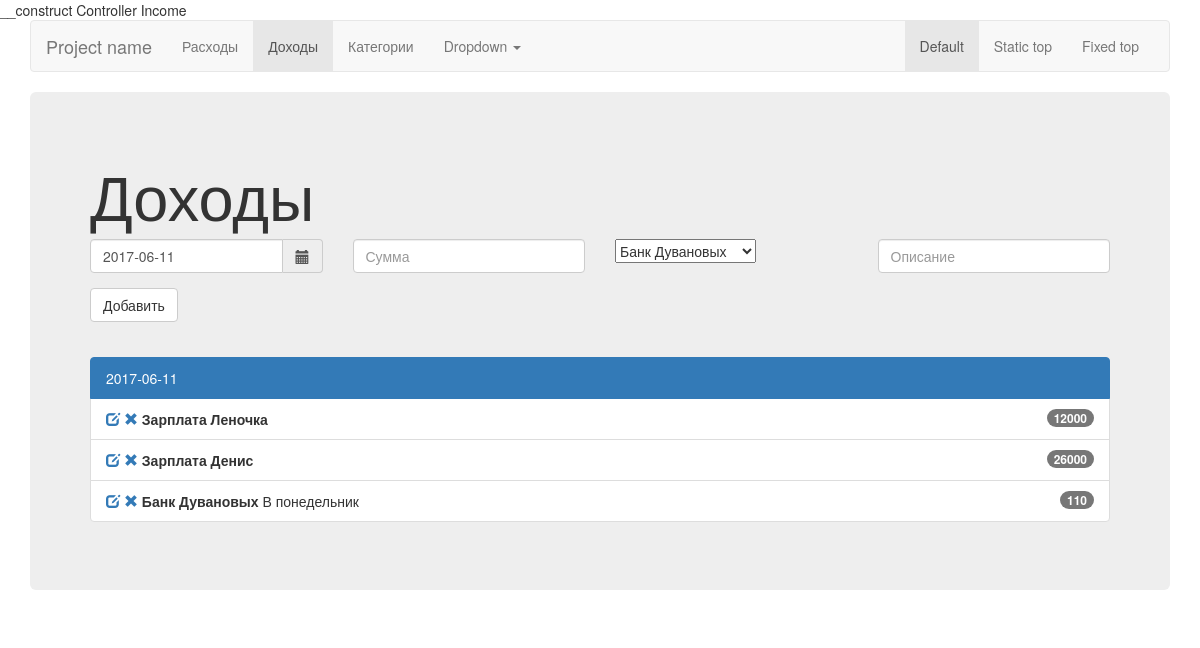
/Income, run on the app's committed database.
### tables this page shows
CREATE TABLE `income` (
  `id` int(11) NOT NULL,
  `amount` int(11) NOT NULL,
  `description` varchar(256) NOT NULL,
  `category_id` int(11) NOT NULL,
  `date` date NOT NULL
);

CREATE TABLE `category` (
  `id` int(11) NOT NULL,
  `name` varchar(128) NOT NULL,
  `type` varchar(128) NOT NULL DEFAULT 'Pay'
);

### Controllers/Income.php (called while the page is built, shortened)
<?php
class Income
    extends Controller
{
    private $M_Income;
    function __construct()
    {
        $this->M_Income = new M_Income();
    }
    function index()
    {
        $data['incomes'] = $this->M_Income->getAll();
        $data['categories'] =  (new M_Category())->getAll('Income');
        $this->render($data);
    }
}

### Controllers/Controller.php (called while the page is built, shortened)
<?php
abstract class Controller
{
    protected $main_teamplate;
    function render($data, $view = 'Index')
    {
        $controller_name = $this->main_teamplate;
        return include (__DIR__ . '\..\View\\' . $this->main_teamplate . '\\' . $view . '.php');
    }
}

### index.php (called while the page is built, shortened)
<?php
$Route = new  Route($_SERVER['REQUEST_URI']);
$Route::start();
?>

### Models/Category.php (called while the page is built, shortened)
<?php
class Category
{
    protected $DB;
    function __construct()
    {
        $this->DB = DB::getInstance()->getConnection();
    }
    protected function get($sql)
    {
        try
        {
            $result = $this->DB->prepare($sql);
            $result->execute();
            return $result->fetchAll(PDO::FETCH_CLASS);
        }
        catch(PDOException $e)
        {
            echo $e->getMessage();
            return false;
        }
    }
    function getAll($type = 'Pay')
    {
        $sql = "SELECT * FROM `" . self::TABLE_NAME . "`" . " WHERE type = '" . $type . "' ORDER BY name ASC";
        return $this->get($sql);
    }
}

### Models/DB.php (called while the page is built, shortened)
<?php
class DB
{
    protected $connection;
    private static $_instance;
    private function __construct(){
        $DB_host = "localhost";
        $DB_user = "root";
        $DB_pass = "";
        $DB_name = "bookkeeping";
        try
        {
            $this->connection = new PDO("mysql:host={$DB_host};dbname={$DB_name}",$DB_user,$DB_pass);
            $this->connection->exec("set names utf8");
            $this->connection->setAttribute(PDO::ATTR_ERRMODE, PDO::ERRMODE_EXCEPTION);
        }
        catch(PDOException $e)
        {
            echo $e->getMessage();
        }
    }
    public static function getInstance() {
        if (null === self::$_instance) {
            self::$_instance = new self();
        }
        return self::$_instance;
    }
    public function getConnection()
    {
        return $this->connection;
    }
}

### Models/Income.php (called while the page is built, shortened)
<?php
class Income
{
    protected $DB;
    function __construct()
    {
        $this->DB = DB::getInstance()->getConnection();
    }
   protected function get($sql)
   {
       try
       {
           $result = $this->DB->prepare($sql);
           $result->execute();
           return $result->fetchAll(PDO::FETCH_CLASS);
       }
       catch(PDOException $e)
       {
           echo $e->getMessage();
           return false;
       }
   }
   function getAll()
   {
       $month_start = date('Y-m-01');
       $month_end = date('Y-m-30');
       $sql = "SELECT income.id, income.amount, income.category_id, income.description, income.date, category.name, category.type
               FROM `" . self::TABLE_NAME . "`
               LEFT JOIN category
               ON income.category_id = category.id
               WHERE income.date BETWEEN  '" . $month_start ."' AND '" . $month_end ."'
               AND category.type = 'Income'
               ORDER BY date DESC, id DESC
               ";
       return $this->get($sql);
   }
}

### View/Income/Index.php (the view, shortened to what this page needs)
<?php include_once(__DIR__ . '\..\Header.php'); ?>
<div class="jumbotron">
    <h1>Доходы</h1>
    <form action="/<?= $controller_name ?>/" method="post">
        <div class="row">
            <div class="col-lg-3">
                <div class="form-group">
                    <div class='input-group date' id='datetimepicker1'>
                        <input type='text' class="form-control" value="<?=date('Y-m-d');?>" name="date"/>
                        <span class="input-group-addon">
                        <span class="glyphicon glyphicon-calendar"></span>
                    </span>
                    </div>
                </div>
            </div>
            <div class="col-lg-3">
                <div class="form-group">
                    <input type="number" min="0" step="1" class="form-control" id="exampleInputEmail1" placeholder="Сумма" name="amount">
                </div>
            </div>
            <div class="col-lg-3">
                <div class="dropdown">
                    <select class="selectpicker" data-live-search="true" name="category_id" data-width="100%">
                        <?php
                            $output = '';
                            foreach ($categories as $category){
                                $output .= ' <option data-tokens="' . $category->name . '" value="' . $category->id . '">' . $category->name . '</option>';
                            }
                            echo $output;
                        ?>
                    </select>
                </div>
            </div>
            <div class="col-lg-3">
                <div class="form-group">
                    <input type="text" class="form-control" id="exampleInputEmail1" placeholder="Описание" name="description">
                </div>
            </div>
        </div>
        <button type="submit" class="btn btn-default">Добавить</button>
        <br/>
        <br/>
    </form>
    <div class="container">
        <div class="row">
            <div class='col-sm-6'>
            </div>
        </div>
    </div>
    <ul class="list-group">
        <?php
        $output = '';
        $date_current = 0;
        foreach ($incomes as $income){
            $date = $income->date;
            if($date != $date_current){
                $output .= ' <span href="#" class="list-group-item active">
                           ' . $income->date . '
                        </span>';
            }
            $output .= '<li class="list-group-item">
                <a href="/' . $controller_name .'/edit/' . $income->id . '"><span class="glyphicon glyphicon glyphicon-edit" aria-hidden="true"></span></a>
                <a href="/' . $controller_name .'/delete/' . $income->id . '"><span class="glyphicon glyphicon-remove" aria-hidden="true"></span></a>
                <span class="badge">' . $income->amount . '</span> <strong>' . $income->name . '</strong>';
            if(! empty($income->description))
            {
                $output .= ' ' . $income->description;
            }
            $output .= '</li>';
            $date_current = $income->date;
        }
        echo $output;
        ?>
    </ul>
</div>
</div>
</body>
</html>

### data on the page
income: date "2017-06-11", amount "12000", category.name "Зарплата Леночка"
income: amount "26000", category.name "Зарплата Денис"
income: amount "110", category.name "Банк Дувановых", value "В понедельник"

### other printed values
form field category_id "Банк Дувановых"
